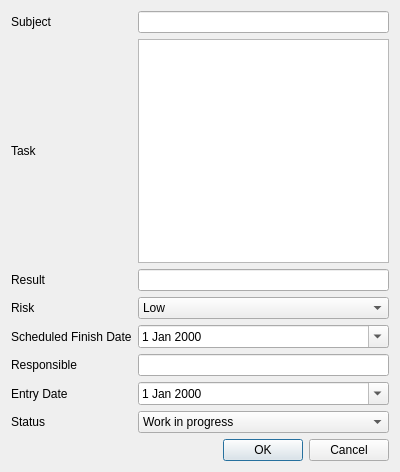
<?xml version="1.0" encoding="UTF-8"?>
<ui version="4.0">
 <class>EditOpenPointItemDialog</class>
 <widget class="QDialog" name="EditOpenPointItemDialog">
  <property name="geometry">
   <rect>
    <x>0</x>
    <y>0</y>
    <width>400</width>
    <height>472</height>
   </rect>
  </property>
  <property name="focusPolicy">
   <enum>Qt::ClickFocus</enum>
  </property>
  <property name="windowTitle">
   <string>Dialog</string>
  </property>
  <property name="autoFillBackground">
   <bool>false</bool>
  </property>
  <layout class="QVBoxLayout" name="verticalLayout">
   <item>
    <layout class="QGridLayout" name="gridLayout">
     <item row="0" column="0">
      <widget class="QLabel" name="subjectLabel">
       <property name="text">
        <string>Subject</string>
       </property>
      </widget>
     </item>
     <item row="1" column="0">
      <widget class="QLabel" name="taskLabel">
       <property name="text">
        <string>Task</string>
       </property>
      </widget>
     </item>
     <item row="2" column="0">
      <widget class="QLabel" name="resultLabel">
       <property name="text">
        <string>Result</string>
       </property>
      </widget>
     </item>
     <item row="2" column="2">
      <widget class="QLineEdit" name="resultlineEdit"/>
     </item>
     <item row="3" column="0">
      <widget class="QLabel" name="riskLabel">
       <property name="text">
        <string>Risk</string>
       </property>
      </widget>
     </item>
     <item row="3" column="2">
      <widget class="QComboBox" name="riskcomboBox">
       <item>
        <property name="text">
         <string>Low</string>
        </property>
       </item>
       <item>
        <property name="text">
         <string>Middle</string>
        </property>
       </item>
       <item>
        <property name="text">
         <string>High</string>
        </property>
       </item>
      </widget>
     </item>
     <item row="4" column="0" colspan="2">
      <widget class="QLabel" name="scheduledfinishLabel">
       <property name="text">
        <string>Scheduled Finish Date</string>
       </property>
      </widget>
     </item>
     <item row="4" column="2">
      <widget class="QDateEdit" name="scheduledfinishdateEdit">
       <property name="calendarPopup">
        <bool>true</bool>
       </property>
      </widget>
     </item>
     <item row="5" column="0">
      <widget class="QLabel" name="responsibleLabel">
       <property name="text">
        <string>Responsible</string>
       </property>
      </widget>
     </item>
     <item row="5" column="2">
      <widget class="QLineEdit" name="responsiblelineEdit"/>
     </item>
     <item row="6" column="0">
      <widget class="QLabel" name="entrydateLabel">
       <property name="text">
        <string>Entry Date</string>
       </property>
      </widget>
     </item>
     <item row="6" column="2">
      <widget class="QDateEdit" name="entrydatedateEdit">
       <property name="calendarPopup">
        <bool>true</bool>
       </property>
      </widget>
     </item>
     <item row="7" column="0">
      <widget class="QLabel" name="statusLabel">
       <property name="text">
        <string>Status</string>
       </property>
      </widget>
     </item>
     <item row="7" column="2">
      <widget class="QComboBox" name="statuscomboBox">
       <item>
        <property name="text">
         <string>Work in progress</string>
        </property>
       </item>
       <item>
        <property name="text">
         <string>Finished</string>
        </property>
       </item>
       <item>
        <property name="text">
         <string>On hold</string>
        </property>
       </item>
       <item>
        <property name="text">
         <string>Cancelled</string>
        </property>
       </item>
      </widget>
     </item>
     <item row="1" column="2">
      <widget class="QTextEdit" name="tasktextEdit">
       <property name="tabChangesFocus">
        <bool>true</bool>
       </property>
      </widget>
     </item>
     <item row="0" column="2">
      <widget class="QLineEdit" name="subjectlineEdit">
       <property name="dragEnabled">
        <bool>false</bool>
       </property>
      </widget>
     </item>
    </layout>
   </item>
   <item>
    <widget class="QDialogButtonBox" name="buttonBox">
     <property name="orientation">
      <enum>Qt::Horizontal</enum>
     </property>
     <property name="standardButtons">
      <set>QDialogButtonBox::Cancel|QDialogButtonBox::Ok</set>
     </property>
    </widget>
   </item>
  </layout>
 </widget>
 <tabstops>
  <tabstop>subjectlineEdit</tabstop>
  <tabstop>tasktextEdit</tabstop>
  <tabstop>resultlineEdit</tabstop>
  <tabstop>riskcomboBox</tabstop>
  <tabstop>scheduledfinishdateEdit</tabstop>
  <tabstop>responsiblelineEdit</tabstop>
  <tabstop>entrydatedateEdit</tabstop>
  <tabstop>statuscomboBox</tabstop>
 </tabstops>
 <resources/>
 <connections>
  <connection>
   <sender>buttonBox</sender>
   <signal>accepted()</signal>
   <receiver>EditOpenPointItemDialog</receiver>
   <slot>accept()</slot>
   <hints>
    <hint type="sourcelabel">
     <x>248</x>
     <y>254</y>
    </hint>
    <hint type="destinationlabel">
     <x>157</x>
     <y>274</y>
    </hint>
   </hints>
  </connection>
  <connection>
   <sender>buttonBox</sender>
   <signal>rejected()</signal>
   <receiver>EditOpenPointItemDialog</receiver>
   <slot>reject()</slot>
   <hints>
    <hint type="sourcelabel">
     <x>316</x>
     <y>260</y>
    </hint>
    <hint type="destinationlabel">
     <x>286</x>
     <y>274</y>
    </hint>
   </hints>
  </connection>
 </connections>
</ui>
